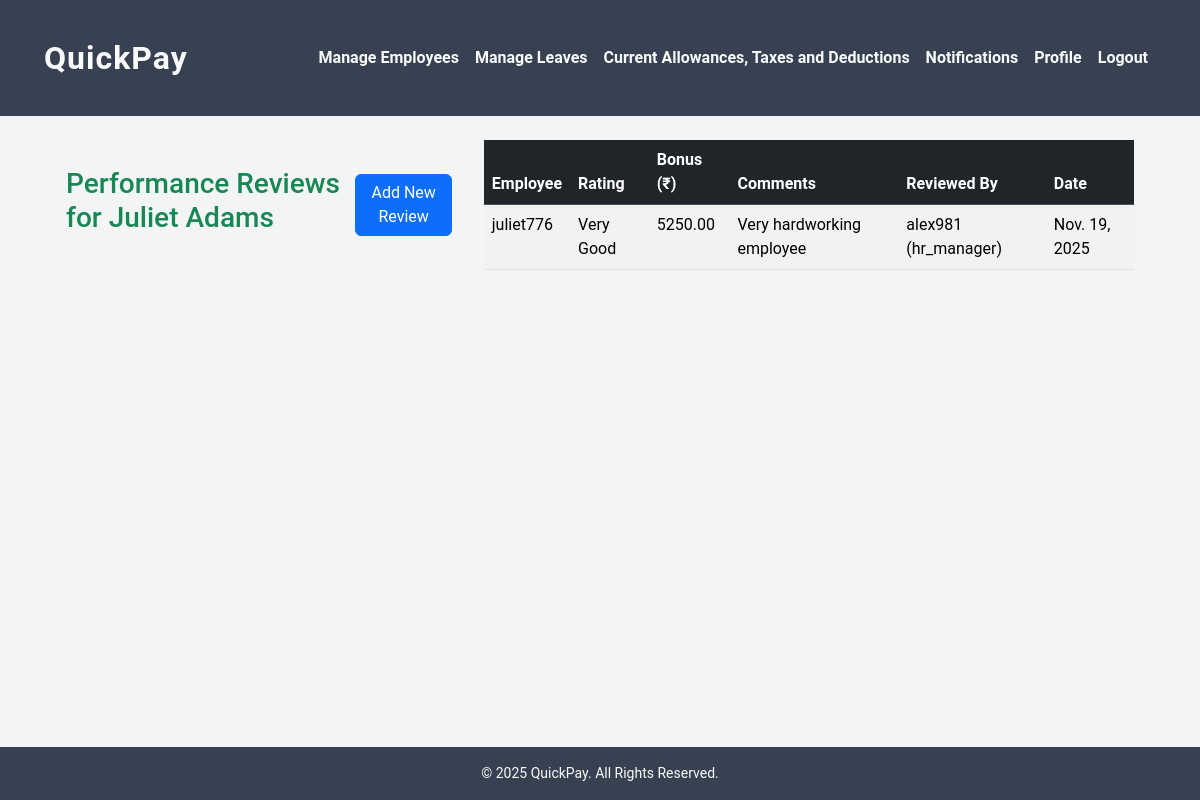
Page /view_performance_review/1/ (signed in) on the committed database.
### employee/models.py (models this page shows, shortened)
class Employee(models.Model):
    STATUS_CHOICES = [
        ('active', 'Active'),
        ('on_leave', 'On Leave'),
        ('terminated', 'Terminated'),
    ]
    DEPARTMENT_CHOICES = [
        ('hr', 'Human Resources'),
        ('finance', 'Finance'),
        ('it', 'Information Technology'),
        ('marketing', 'Marketing'),
        ('sales', 'Sales'),
        ('operations', 'Operations'),
    ]
    user = models.OneToOneField(
        settings.AUTH_USER_MODEL,
        on_delete=models.CASCADE,
        related_name='employee_profile'
    )
    department = models.CharField(max_length=100, choices=DEPARTMENT_CHOICES, default='it')
    hire_date = models.DateField()
    salary = models.DecimalField(max_digits=10, decimal_places=2)
    status = models.CharField(max_length=20, choices=STATUS_CHOICES, default='active')
    updated_on = models.DateTimeField(auto_now=True)

class PerformanceReview(models.Model):
    RATING_CHOICES = [
        (1, "Poor"),
        (2, "Average"),
        (3, "Good"),
        (4, "Very Good"),
        (5, "Excellent"),
    ]
    employee = models.ForeignKey(Employee, on_delete=models.CASCADE, related_name="performance_reviews")
    reviewed_by = models.ForeignKey(
        settings.AUTH_USER_MODEL,
        on_delete=models.SET_NULL, null=True, blank=True,
        limit_choices_to={'role': 'hr_manager'}
    )
    review_date = models.DateField(auto_now_add=True)
    rating = models.PositiveSmallIntegerField(choices=RATING_CHOICES)
    comments = models.TextField(blank=True)
    increment_percentage = models.DecimalField(max_digits=5, decimal_places=2, default=0.00)
    bonus_amount = models.DecimalField(max_digits=10, decimal_places=2, default=0)
    class Meta:
        db_table = "performance_reviews"
        ordering = ['-review_date']

### user/models.py (models this page shows, shortened)
class User(AbstractUser):
    USER_TYPES = [
        ('admin', 'Admin'),
        ('hr_manager', 'HR Manager'),
        ('payroll_manager', 'Payroll Manager'),
        ('employee', 'Employee'),
    ]
    role = models.CharField(max_length=25, choices=USER_TYPES, default='employee')
    address = models.CharField(max_length=150, null=True, blank=True)
    phone = models.CharField(max_length=10, null=True, blank=True)
    office_mail = models.EmailField(unique=True, null=True, blank=True)
    def __str__(self):
        return f"{self.username} ({self.role})"

### employee/views.py (the view)
# urls.py: path('view_performance_review/<int:employee_id>/', employee.views.view_performance_review, name='view_performance_review'),
def view_performance_review(request, employee_id):
    if request.user.role != 'hr_manager':
        messages.error(request, "Access denied.")
        return redirect('home')
    employee = get_object_or_404(Employee, id=employee_id)
    reviews = PerformanceReview.objects.filter(employee=employee)
    return render(request, 'view_performance_reviews.html', {
        'reviews': reviews,
        'employee': employee,
    })

### Templates/view_performance_reviews.html
{% extends 'base.html' %}
{% load static %}
{% block content %}
<div class="container mt-4">
    <div class="d-flex justify-content-between align-items-center mb-3">
        <h3 class="text-success">Performance Reviews for {{ employee.user.first_name }} {{ employee.user.last_name }}</h3>
        <a href="{% url 'add_performance_review' employee.id %}" class="btn btn-primary">Add New Review</a>
    </div>
    <table class="table table-striped">
        <thead class="table-dark">
            <tr>
                <th>Employee</th>
                <th>Rating</th>
                <th>Bonus (₹)</th>
                <th>Comments</th>
                <th>Reviewed By</th>
                <th>Date</th>
            </tr>
        </thead>
        <tbody>
            {% for review in reviews %}
            <tr>
                <td>{{ review.employee.user.username }}</td>
                <td>{{ review.get_rating_display }}</td>
                <td>{{ review.bonus_amount }}</td>
                <td>{{ review.comments }}</td>
                <td>{{ review.reviewed_by }}</td>
                <td>{{ review.review_date }}</td>
            </tr>
            {% empty %}
            <tr><td colspan="6" class="text-center text-muted">No performance reviews found.</td></tr>
            {% endfor %}
        </tbody>
    </table>
</div>
{% endblock %}

### static/css/mystyle.css (style rules this page uses)
body { margin: 0; font-family: "Roboto", "Segoe UI", sans-serif; background: #f3f4f6; color: #1f2937; }
.container { display: flex; gap: 2rem; margin: 3rem auto; max-width: 1100px; padding: 0 1rem; }

### rows in the picture
Employee: user.first_name "Juliet", user.last_name "Adams"
PerformanceReview: employee.user.username "juliet776", rating "Very Good", bonus_amount "5250.00", comments "Very hardworking employee", reviewed_by "alex981 (hr_manager)", review_date "Nov. 19, 2025"
